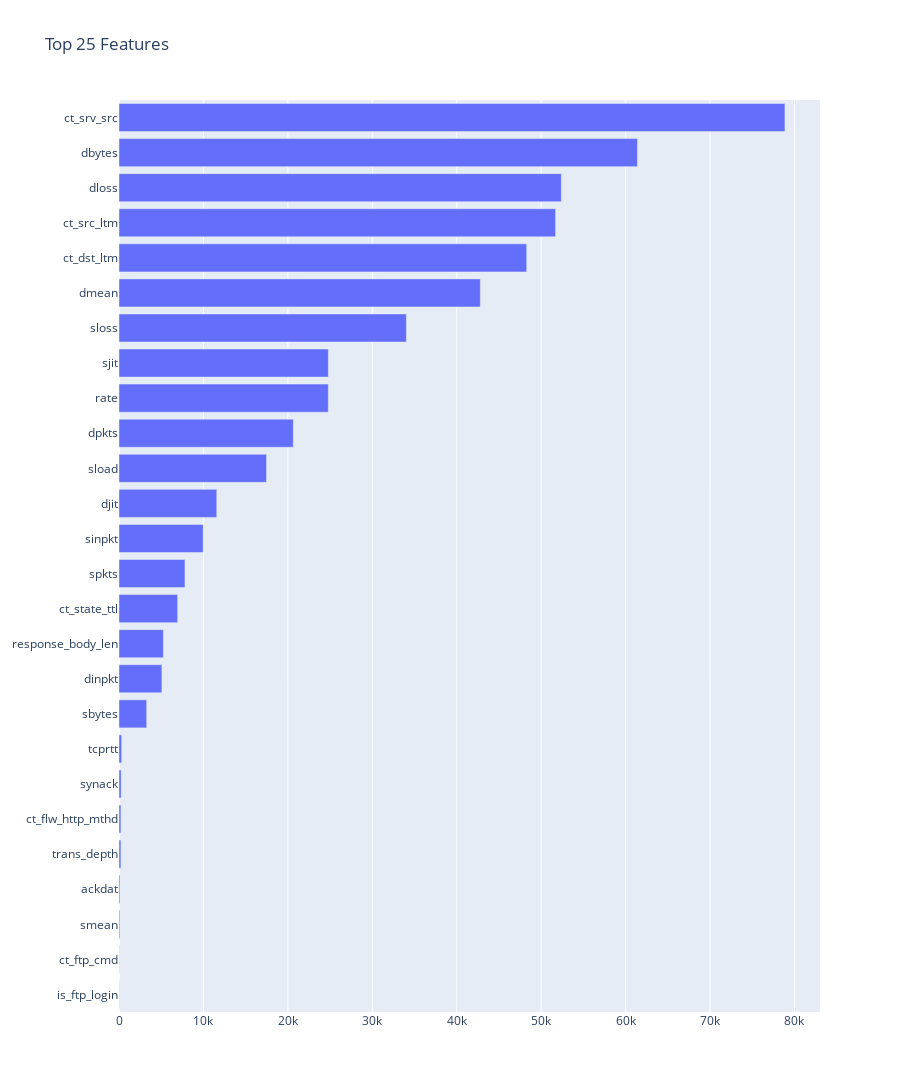

The code cell stored with this chart in its notebook:
### Code cell
# Feature Selection
from sklearn.feature_selection import SelectKBest, chi2

best_features = SelectKBest(score_func=chi2,k='all')

X = df.iloc[:,4:-2]
y = df.iloc[:,-1]
fit = best_features.fit(X,y)

df_scores=pd.DataFrame(fit.scores_)
df_col=pd.DataFrame(X.columns)

feature_score=pd.concat([df_col,df_scores],axis=1)
feature_score.columns=['feature','score']
feature_score.sort_values(by=['score'],ascending=True,inplace=True)

fig = go.Figure(go.Bar(
            x=feature_score['score'][0:26],
            y=feature_score['feature'][0:26],
            orientation='h'))

fig.update_layout(title="Top 25 Features",
                  height=1200,
                  showlegend=False,
                 )

fig.show()

### Figure 1 — Plotly figure (JSON) as saved in the notebook; plotly's stock layout.template omitted (floating-point values rounded to 4 significant figures)
{"data": [{"orientation": "h", "type": "bar", "x": [21.7, 24.68, 96.8, 110.0, 228.4, 229.1, 255.0, 315.7, 3278.0, 5078.0, 5256.0, 6947.0, 7813.0, 9971.0, 11580.0, 17470.0, 20640.0, 24790.0, 24800.0, 34030.0, 42790.0, 48290.0, 51710.0, 52380.0, 61410.0, 78870.0], "y": ["is_ftp_login", "ct_ftp_cmd", "smean", "ackdat", "trans_depth", "ct_flw_http_mthd", "synack", "tcprtt", "sbytes", "dinpkt", "response_body_len", "ct_state_ttl", "spkts", "sinpkt", "djit", "sload", "dpkts", "rate", "sjit", "sloss", "dmean", "ct_dst_ltm", "ct_src_ltm", "dloss", "dbytes", "ct_srv_src"]}], "layout": {"height": 1200, "showlegend": false, "title": {"text": "Top 25 Features"}}}
